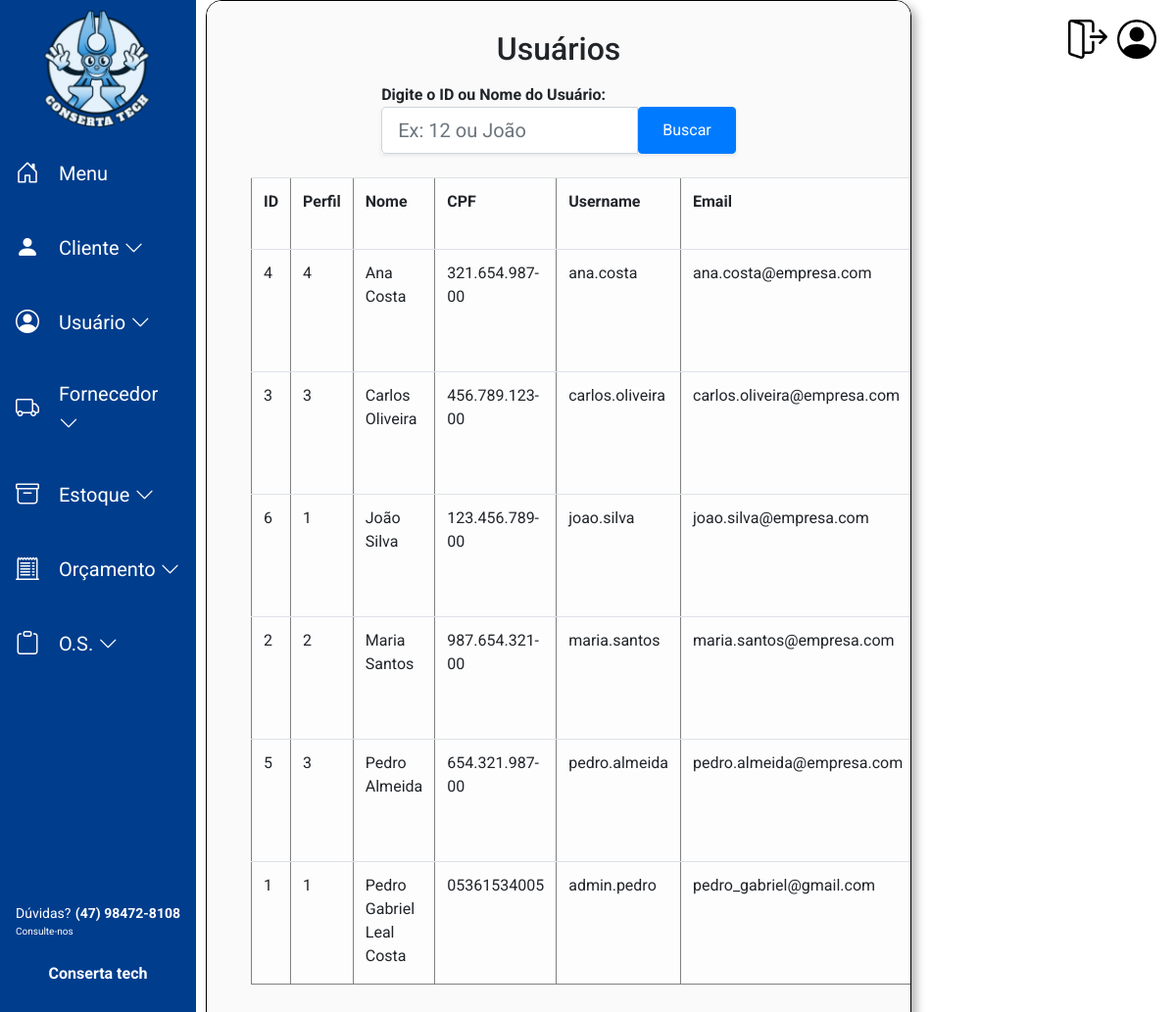
Page /Sistema_Conserta_Tech/Usuario/buscar_back_usuario.php (signed in) on the committed database.
### tables this page shows
CREATE TABLE `usuario` (
  `id_usuario` INT NOT NULL AUTO_INCREMENT,
  `id_perfil` INT NOT NULL,
  `nome` VARCHAR(50) NOT NULL,
  `cpf` VARCHAR(15) UNIQUE,
  `username` VARCHAR(30) UNIQUE NOT NULL,
  `email` VARCHAR(100) UNIQUE NOT NULL,
  `senha` VARCHAR(255) NOT NULL,
  `data_cad` DATE DEFAULT NULL,
  `data_nasc` DATE DEFAULT NULL,
  `sexo` ENUM('M','F','O'),
  `cep` VARCHAR(10) DEFAULT NULL,
  `logradouro` VARCHAR(80) DEFAULT NULL,
  `tipo` VARCHAR(20) DEFAULT NULL,
  `complemento` VARCHAR(15) DEFAULT NULL,
  `numero` INT DEFAULT NULL,
  `cidade` VARCHAR(30) DEFAULT NULL,
  `uf` VARCHAR(2) DEFAULT NULL,
  `bairro` VARCHAR(20) DEFAULT NULL,
  `telefone` VARCHAR(18) DEFAULT NULL,
  `inativo` TINYINT DEFAULT 0,
  `senha_temporaria` TINYINT DEFAULT 0,
  PRIMARY KEY (`id_usuario`),
  CONSTRAINT `fk_usuario_perfil` FOREIGN KEY (`id_perfil`) REFERENCES `perfil` (`id_perfil`) ON DELETE CASCADE
);

### Sistema_Conserta_Tech/Usuario/buscar_back_usuario.php (called while the page is built, shortened)
<?php
require_once '../Conexao/conexao.php';
include 'buscar_usuario.php';

### Sistema_Conserta_Tech/Usuario/buscar_usuario.php (the view, shortened to what this page needs)
<?php
require_once '../Conexao/conexao.php';
if($_SERVER["REQUEST_METHOD"] == "POST" && !empty($_POST['busca_usuario'])){
    $busca = trim($_POST['busca_usuario']);
    if(is_numeric($busca)){
        $sql = "SELECT * FROM usuario WHERE id_usuario = :busca ORDER BY nome ASC";
        $stmt = $pdo->prepare($sql);
        $stmt->bindParam(':busca', $busca, PDO::PARAM_INT);
    } else {
        $sql = "SELECT * FROM usuario WHERE nome LIKE :busca_nome ORDER BY nome ASC";
        $stmt = $pdo->prepare($sql);
        $stmt->bindValue(':busca_nome', "$busca%", PDO::PARAM_STR);
    }
} else {
    $sql = "SELECT * FROM usuario ORDER BY nome ASC";
    $stmt = $pdo->prepare($sql);
}
$stmt->execute();
$usuarios = $stmt->fetchAll(PDO::FETCH_ASSOC);
?>
<!DOCTYPE html>
<html lang="pt-br">
<head>
    <link rel="stylesheet" href="usuario.css">
    <link rel="stylesheet" href="../bootstrap/css/bootstrap.min.css">
    <link rel="stylesheet" href="https://cdn.jsdelivr.net/npm/bootstrap-icons@1.10.3/font/bootstrap-icons.css" />
    <link rel="stylesheet" href="../Menu_lateral/css-home-bar.css" />
    <link rel="stylesheet" href="https://cdn.jsdelivr.net/npm/flatpickr/dist/flatpickr.min.css">
    <link rel="stylesheet" href="https://cdn.jsdelivr.net/npm/notyf@3/notyf.min.css">
</head>
<body class="corpo">
<?php include("../Menu_lateral/menu.php"); ?>
<main>
<div class="conteudo">
<h2 align="center">Usuários</h2>
<form action="buscar_usuario.php" method="POST" class="mb-4">
    <label for="busca_usuario" class="form-label fw-bold">Digite o ID ou Nome do Usuário:</label>
    <div class="input-group input-group-lg shadow-sm">
        <input type="text" id="busca_usuario" name="busca_usuario" class="form-control border-start-0" placeholder="Ex: 12 ou João" required>
        <button class="btn btn-primary px-4" type="submit">Buscar</button>
    </div>
</form>
<?php if(!empty($usuarios)): ?>
<div class="container">
<table id="tabela_pesquisa" border="1" class="table table-light table-hover">
    <tr>
        <th>ID</th>
        <th>Perfil</th>
        <th>Nome</th>
        <th>CPF</th>
        <th>Username</th>
        <th>Email</th>
    </tr>
    <?php foreach($usuarios as $usuario): ?>
    <tr>
        <td><?=htmlspecialchars($usuario['id_usuario'])?></td>
        <td><?=htmlspecialchars($usuario['id_perfil'])?></td>
        <td><?=htmlspecialchars($usuario['nome'])?></td>
        <td><?=htmlspecialchars($usuario['cpf'])?></td>
        <td><?=htmlspecialchars($usuario['username'])?></td>
        <td><?=htmlspecialchars($usuario['email'])?></td>
    </tr>
    <?php endforeach; ?>
</table>
<?php else: ?>
    <p align="center">Nenhum usuário encontrado.</p>
<?php endif; ?>
</div>
</main>
</body>
</html>

### Sistema_Conserta_Tech/Menu_lateral/menu.php (shortened to what this page needs)
<div id="menu-container">
  <div class="btn-expandir"></div>
  <button class="sair" title="sair da conta">
    <img src="../img/logout.png" alt="Sair">
  </button>
  <button class="fechar" title="fechar">
    <img src="../img/person-circle.svg" alt="Fechar">
  </button>
  <nav class="menu-lateral">
    <div class="top-menu">
      <ul>
        <button class="fixar-menu" id="fixar_menu">
          <img src="../img/techinho.png" alt="">
        </button>
        <li class="item-menu">
          <a href="../Principal/main.php" class="menu-link">
            <span class="icon"><i class="bi bi-house-door"></i></span>
            <span class="txt-link">Menu</span>
          </a>
        </li>
        <li class="item-menu">
          <a href="#" id="cliente" class="menu-link">
            <span class="icon"><i class="bi bi-person-fill"></i></span>
            <span class="txt-link">Cliente <i class="bi bi-chevron-down"></i></span>
          </a>
        </li>
        <li class="item-menu">
          <a href="#" id="usuario" class="menu-link">
            <span class="icon"><i class="bi bi-person-circle"></i></span>
            <span class="txt-link">Usuário <i class="bi bi-chevron-down"></i></span>
          </a>
        </li>
        <li class="item-menu">
          <a href="#" id="fornecedor" class="menu-link">
            <span class="icon"><i class="bi bi-truck"></i></span>
            <span class="txt-link">Fornecedor <i class="bi bi-chevron-down"></i></span>
          </a>
        </li>
        <li class="item-menu">
          <a href="#" id="estoque" class="menu-link">
            <span class="icon"><i class="bi bi-archive"></i></span>
            <span class="txt-link">Estoque <i class="bi bi-chevron-down"></i></span>
          </a>
        </li>
        <li class="item-menu">
          <a href="#" id="orcamento" class="menu-link">
            <span class="icon"><i class="bi bi-receipt-cutoff"></i></span>
            <span class="txt-link">Orçamento <i class="bi bi-chevron-down"></i></span>
          </a>
        </li>
        <li class="item-menu">
          <a href="#" id="os" class="menu-link">
            <span class="icon"><i class="bi bi-clipboard"></i></span>
            <span class="txt-link">O.S. <i class="bi bi-chevron-down"></i></span>
          </a>
        </li>
      </ul>
    </div>
    <div class="footer-contato">
      <div class="linha-info">
        <p class="duvidas">Dúvidas?<br><span>Consulte-nos</span></p>
        <p class="telefone">(47) 98472-8108</p>
      </div>
      <p class="empresa">Conserta tech</p>
    </div>
  </nav>
</div>

### Sistema_Conserta_Tech/Usuario/usuario.css (style rules this page uses)
body { margin: 0; padding: 0; min-height: 100vh; display: flex; justify-content: center; align-items: center; background-image: url("../img/fundo_site.png"); scrollbar-width: none; }
.conteudo { animation: aparecer 1.2s ease forwards; box-shadow: 5px 5px 10px rgba(0, 0, 0, 0.3); width: 90%; max-width: 800px; height: auto; align-items: center; border: 1px solid black; justify-content: center; display: flex; border-radius: 16px; background-color: #FAFAFA; padding: 30px; flex-direction: column; overflow-y: auto; scrollbar-width: none; gap: 4%; }
.form-control { width: 100%; max-width: 350px; display: flex; border: 1px solid black; border-radius: 5px; box-sizing: border-box; }
label { position: relative; top: 8px; font-weight: bold; margin-bottom: 5px; }

### Sistema_Conserta_Tech/Menu_lateral/css-home-bar.css (style rules this page uses)
* { margin: 0; padding: 0; box-sizing: border-box; font-family: 'Roboto', sans-serif; }
html, body { height: 100%; overflow-x: hidden; }
.menu-lateral { width: 60px; height: 100vh; background-color: #013d8d; padding: 0; box-shadow: 3px 0 0 #fff; position: fixed; top: 0; left: 0; display: flex; flex-direction: column; overflow-y: auto; padding-bottom: 20px; transition: width 0.5s ease-in; scrollbar-width: none ; z-index: 1000; }
.top-menu { flex-grow: 1; }
.btn-expandir { width: 100%; padding: 10px; }
ul { list-style: none; padding-left: 0; margin: 0; display: flex; flex-direction: column; flex-grow: 1; }
ul li { margin-bottom: 10px; }
ul li a { color: #fff; text-decoration: none; font-size: 20px; padding: 15px 16px; display: flex; align-items: center; width: 100%; box-sizing: border-box; border-radius: 8px; }
ul li a .txt-link { margin-left: 20px; }
ul li a .icon>i { font-size: 24px; }
.footer-contato { color: #fff; font-size: 13px; padding: 10px 16px; margin-top: auto; display: flex; flex-direction: column; align-items: center; text-align: center; }
.footer-contato .linha-info { display: flex; justify-content: space-between; width: 100%; font-weight: bold; font-size: 14px; }
.footer-contato .duvidas { text-align: left; font-weight: normal; }
.footer-contato .duvidas span { font-size: 10px; display: block; }
.footer-contato .telefone { text-align: right; }
.footer-contato .empresa { font-weight: bold; font-size: 16px; margin-top: 8px; }
button.sair, button.fechar { background: transparent; border: none; padding: 0; cursor: pointer; }
button.sair img, button.fechar img { width: 40px; height: 40px; transition: transform 0.2s ease, filter 0.2s ease; }
button.fechar { position: fixed; top: 20px; right: 20px; z-index: 999; }
button.sair { position: fixed; top: 20px; right: 70px; z-index: 999; }
button.fixar-menu { margin: 0; background-color: #013d8d; transition: width 0.5s ease-in, filter 0.2s ease; border: none; }
button.fixar-menu img { width: 150px; height: auto; margin: 10px; cursor: pointer; border: none; }
.fixar-menu { transition: opacity 0.3s ease; }

### rows in the picture
usuario: id_usuario "4", id_perfil "4", nome "Ana Costa", cpf "321.654.987-00", username "ana.costa", email "ana.costa@empresa.com"
usuario: id_usuario "3", id_perfil "3", nome "Carlos Oliveira", cpf "456.789.123-00", username "carlos.oliveira", email "carlos.oliveira@empresa.com"
usuario: id_usuario "6", id_perfil "1", nome "João Silva", cpf "123.456.789-00", username "joao.silva", email "joao.silva@empresa.com"
usuario: id_usuario "2", id_perfil "2", nome "Maria Santos", cpf "987.654.321-00", username "maria.santos", email "maria.santos@empresa.com"
usuario: id_usuario "5", id_perfil "3", nome "Pedro Almeida", cpf "654.321.987-00", username "pedro.almeida", email "pedro.almeida@empresa.com"
usuario: id_usuario "1", id_perfil "1", nome "Pedro Gabriel Leal Costa", cpf "05361534005", username "admin.pedro", email "pedro_gabriel@gmail.com"
